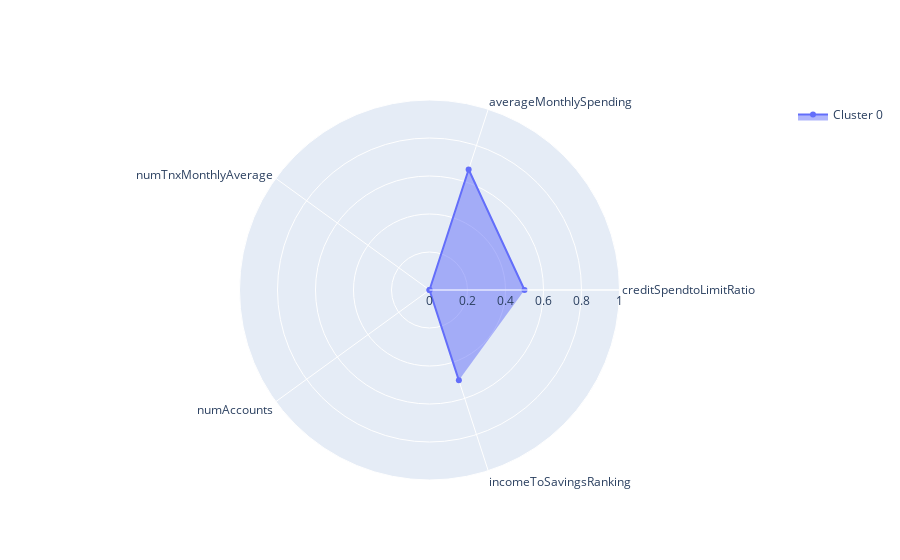
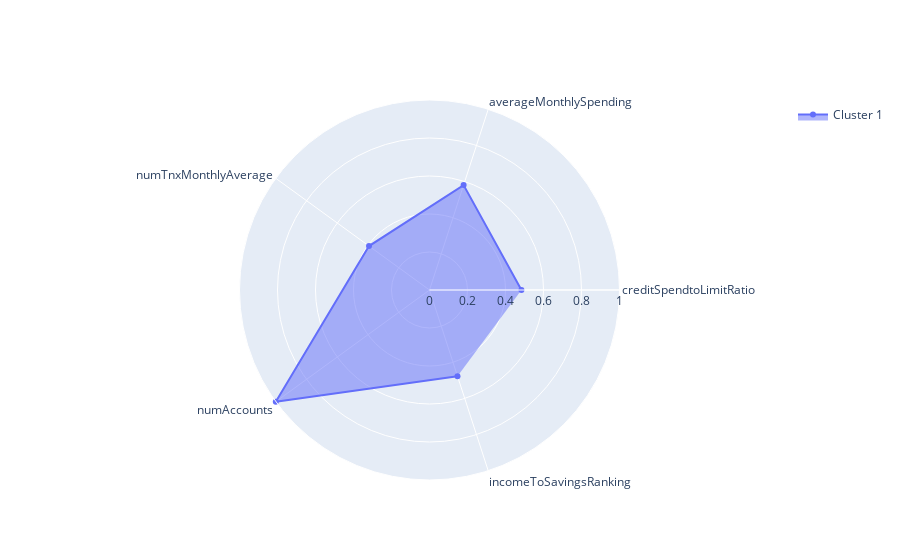
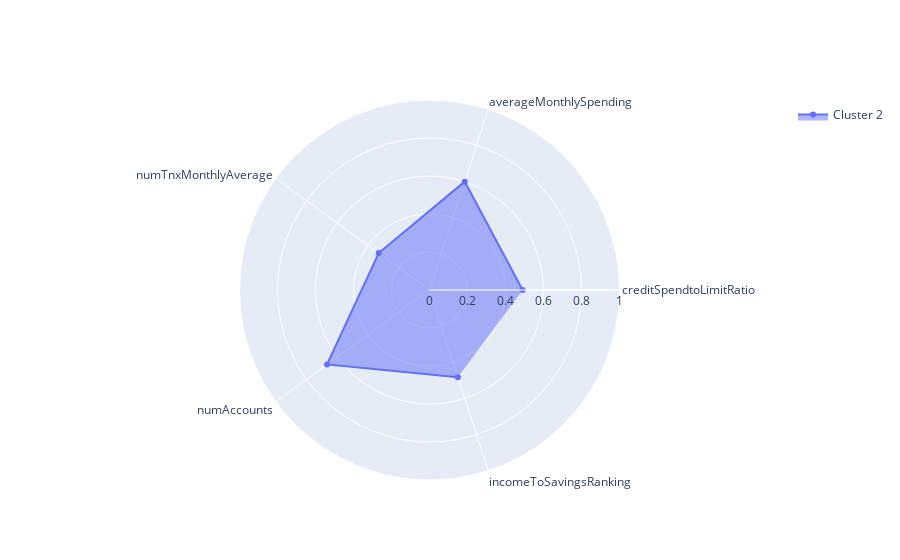
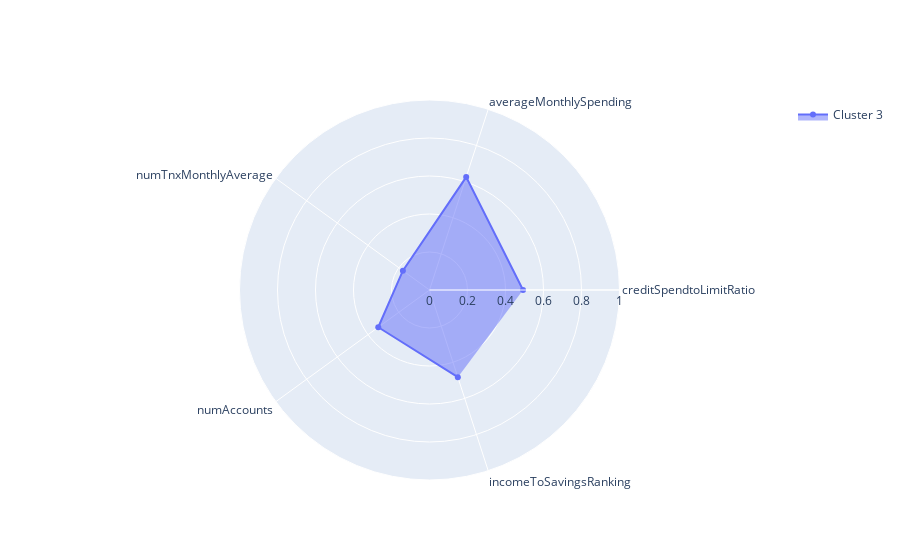

Notebook code for these charts, in order:
### Code cell
import plotly.graph_objects as go
# looping through each cluster to draw the radial plot
for i, cluster in enumerate(cluster_means):
    
    columns = list(cluster.index)
    fig = go.Figure()

    fig.add_trace(go.Scatterpolar(
          r=list(cluster.values),
          theta=columns,
          fill='toself',
          name='Cluster ' + str(i)
    ))


    fig.update_layout(
      polar=dict(
        radialaxis=dict(
          visible=True,
          range=[0, 1]
        )),
      showlegend=True
    )

    fig.show()

### Figure 1 — Plotly figure (JSON) as saved in the notebook; plotly's stock layout.template omitted (floating-point values rounded to 4 significant figures)
{"data": [{"fill": "toself", "name": "Cluster 0", "r": [0.5, 0.6667, 0, 0, 0.5], "theta": ["creditSpendtoLimitRatio", "averageMonthlySpending", "numTnxMonthlyAverage", "numAccounts", "incomeToSavingsRanking"], "type": "scatterpolar"}], "layout": {"polar": {"radialaxis": {"range": [0, 1], "visible": true}}, "showlegend": true}}

### Figure 2 — Plotly figure (JSON) as saved in the notebook; plotly's stock layout.template omitted (floating-point values rounded to 4 significant figures)
{"data": [{"fill": "toself", "name": "Cluster 1", "r": [0.4838, 0.5808, 0.3935, 1, 0.4767], "theta": ["creditSpendtoLimitRatio", "averageMonthlySpending", "numTnxMonthlyAverage", "numAccounts", "incomeToSavingsRanking"], "type": "scatterpolar"}], "layout": {"polar": {"radialaxis": {"range": [0, 1], "visible": true}}, "showlegend": true}}

### Figure 3 — Plotly figure (JSON) as saved in the notebook; plotly's stock layout.template omitted (floating-point values rounded to 4 significant figures)
{"data": [{"fill": "toself", "name": "Cluster 2", "r": [0.4902, 0.5996, 0.3304, 0.6667, 0.4825], "theta": ["creditSpendtoLimitRatio", "averageMonthlySpending", "numTnxMonthlyAverage", "numAccounts", "incomeToSavingsRanking"], "type": "scatterpolar"}], "layout": {"polar": {"radialaxis": {"range": [0, 1], "visible": true}}, "showlegend": true}}

### Figure 4 — Plotly figure (JSON) as saved in the notebook; plotly's stock layout.template omitted (floating-point values rounded to 4 significant figures)
{"data": [{"fill": "toself", "name": "Cluster 3", "r": [0.4922, 0.6248, 0.1731, 0.3333, 0.4827], "theta": ["creditSpendtoLimitRatio", "averageMonthlySpending", "numTnxMonthlyAverage", "numAccounts", "incomeToSavingsRanking"], "type": "scatterpolar"}], "layout": {"polar": {"radialaxis": {"range": [0, 1], "visible": true}}, "showlegend": true}}
